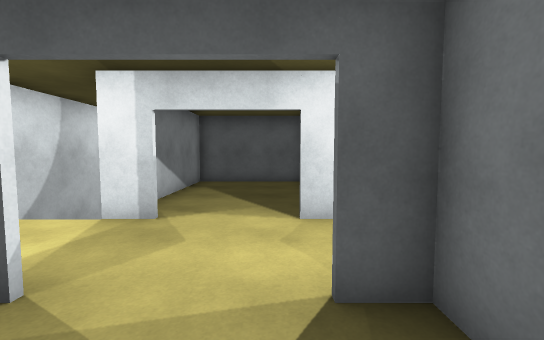
[1] (above)

17 first-person views from a walk through a 3-D level made in the Unity game engine. The camera is 1.4 m above the floor, tilts 4° down and sees 90° across. The floor is counted in squares, 1 m on a side. Each view is taken from the middle of a square. On the plan, view 1 faces up. The plan holds only what a view shows up to about 13 squares ahead; the rest is blank. The place goes on beyond the plan. The player character is not drawn. Door leaves are left out, so doorways stand open.

[2]
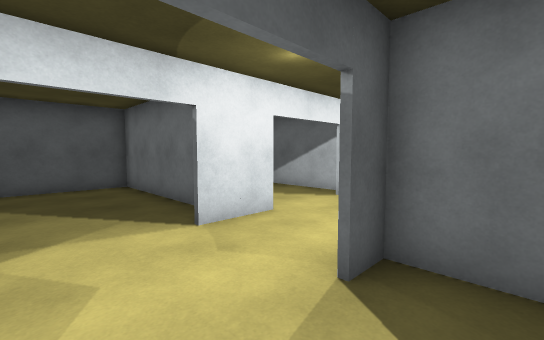

[3]
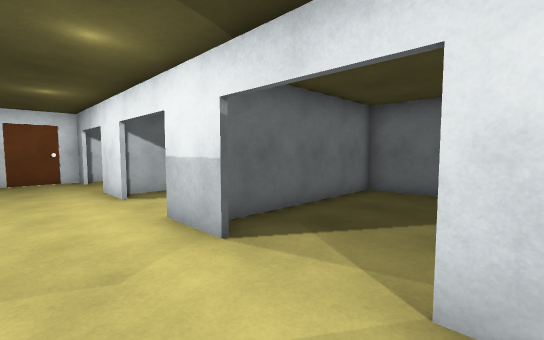

[4]
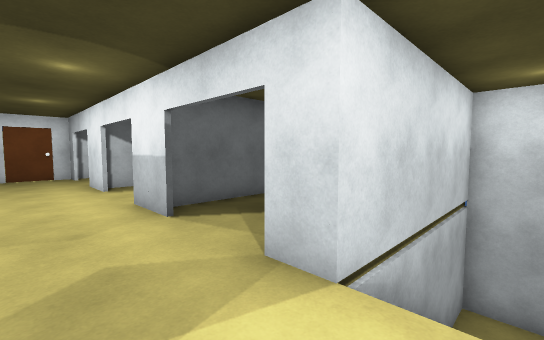

[5]
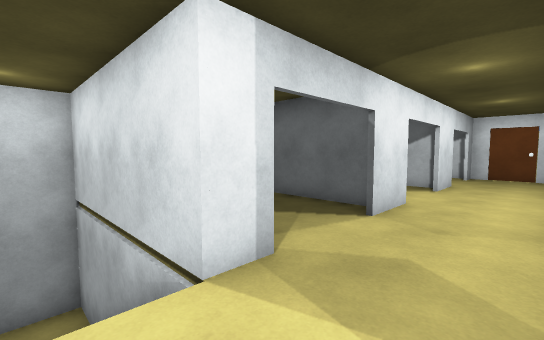

[6]
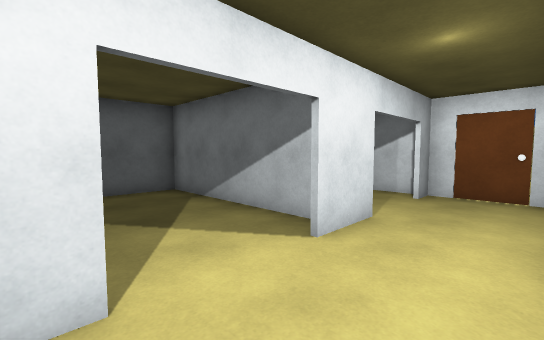

[7]
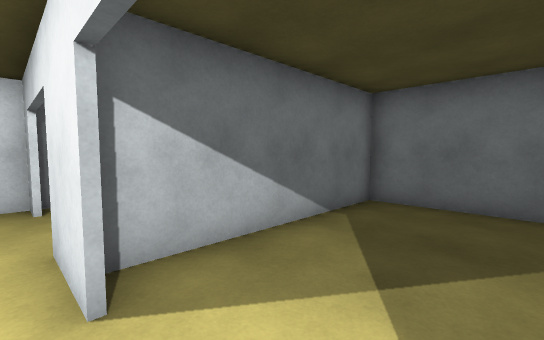

[8]
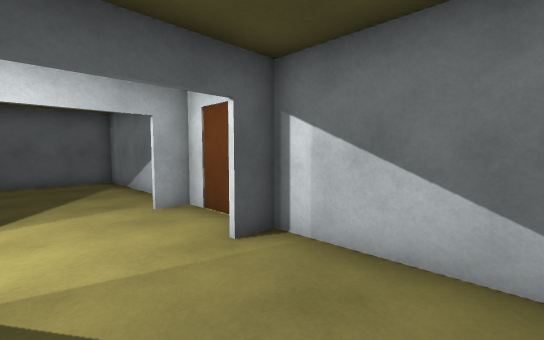

[9]
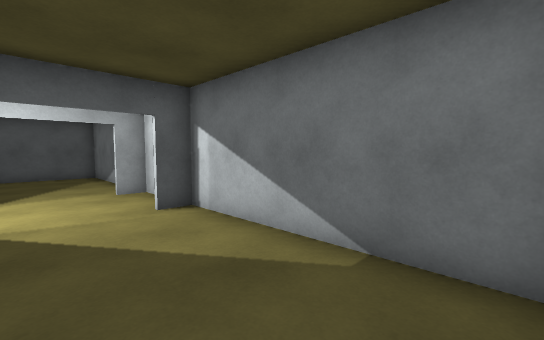

[10]
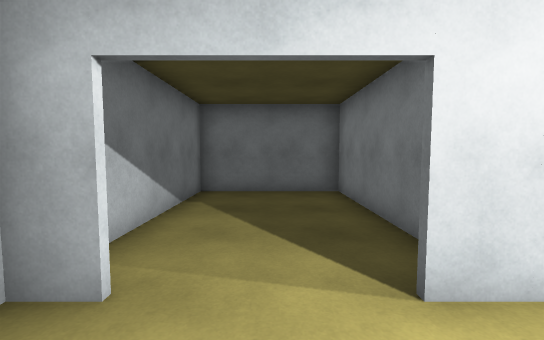

[11]
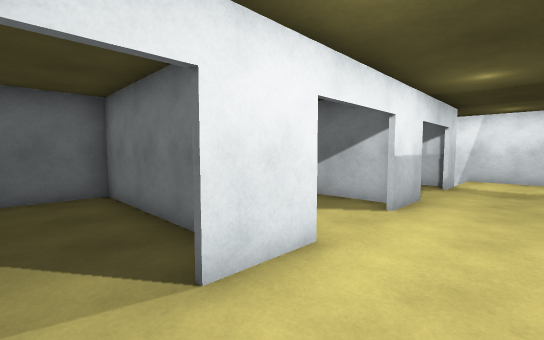

[12]
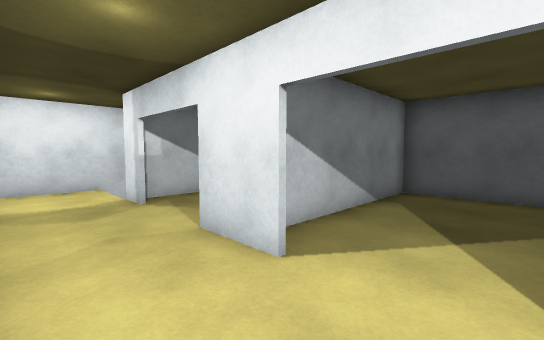

[13]
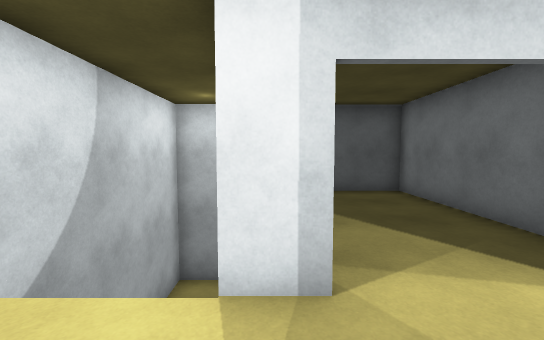

[14]
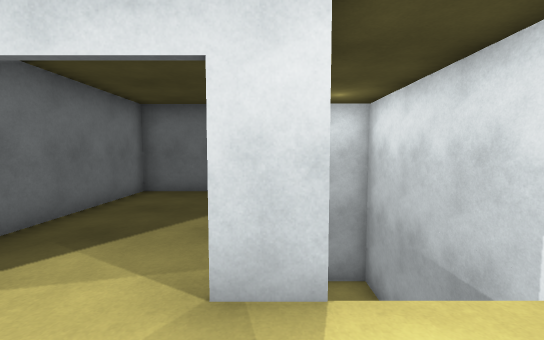

[15]
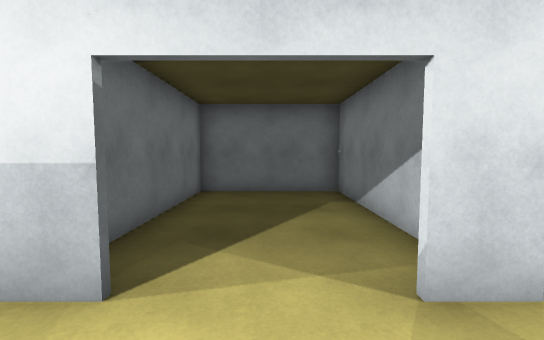

[16]
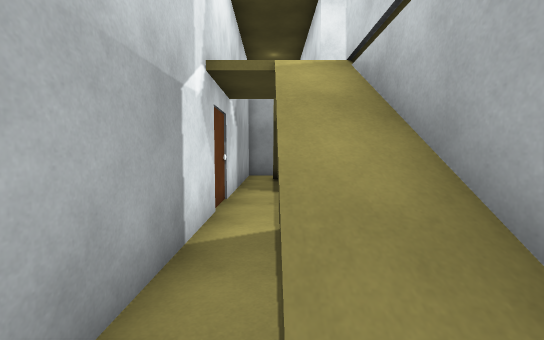

[17]
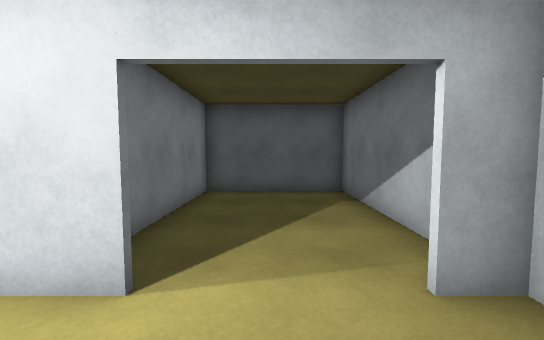

### Floor plan
Key: @ floor where view 1 was taken; # wall or solid block; . main floor; - floor 3.25 m lower than the main floor; / step, stairs or slope; D open door.
Columns run from 6 left of view 1 to 12 right of it. Each row starts with its distance up from view 1.
 13 ###################
 12 #--#....#....#....#
 11 #//#....#....#....#
 10 # /#....#....#....#
  9 #//#....#....#....#
  8 #//#....#....#....#
  7 #//#....#....#....#
  6 #//#DDD##DDD##DDD##
  5 #.................#
  4 #.................#
  3 #.................#
  2 #//#DDD##DDD##DDD##
  1 #//#....#....#....#
  0 #//#..@.#....#....#
 -1 #//#....#....#....#
 -2 #//#....#....#....#
 -3 #--#....#....#....#
 -4 ####....#....#....#
 -5    ################

Where each view was taken, in squares from view 1:
view 1: 0 up, 0 right, facing up
view 2: 1 up, 2 left, facing up-right
view 3: 5 up, 3 left, facing down-right
view 4: 5 up, 5 left, facing down-right
view 5: 3 up, 5 left, facing up-right
view 6: 3 up, 2 right, facing up-right
view 7: 3 up, 3 right, facing down-right
view 8: 1 down, 8 right, facing up-right
view 9: 4 down, 8 right, facing up-right
view 10: 5 up, 9 right, facing down
view 11: 5 up, 9 right, facing down-left
view 12: 3 up, 5 right, facing up-left
view 13: 3 up, 3 left, facing up
view 14: 5 up, 3 left, facing down
view 15: 5 up, 1 left, facing down
view 16: 3 down, 5 left, facing up
view 17: 3 up, 9 right, facing up
